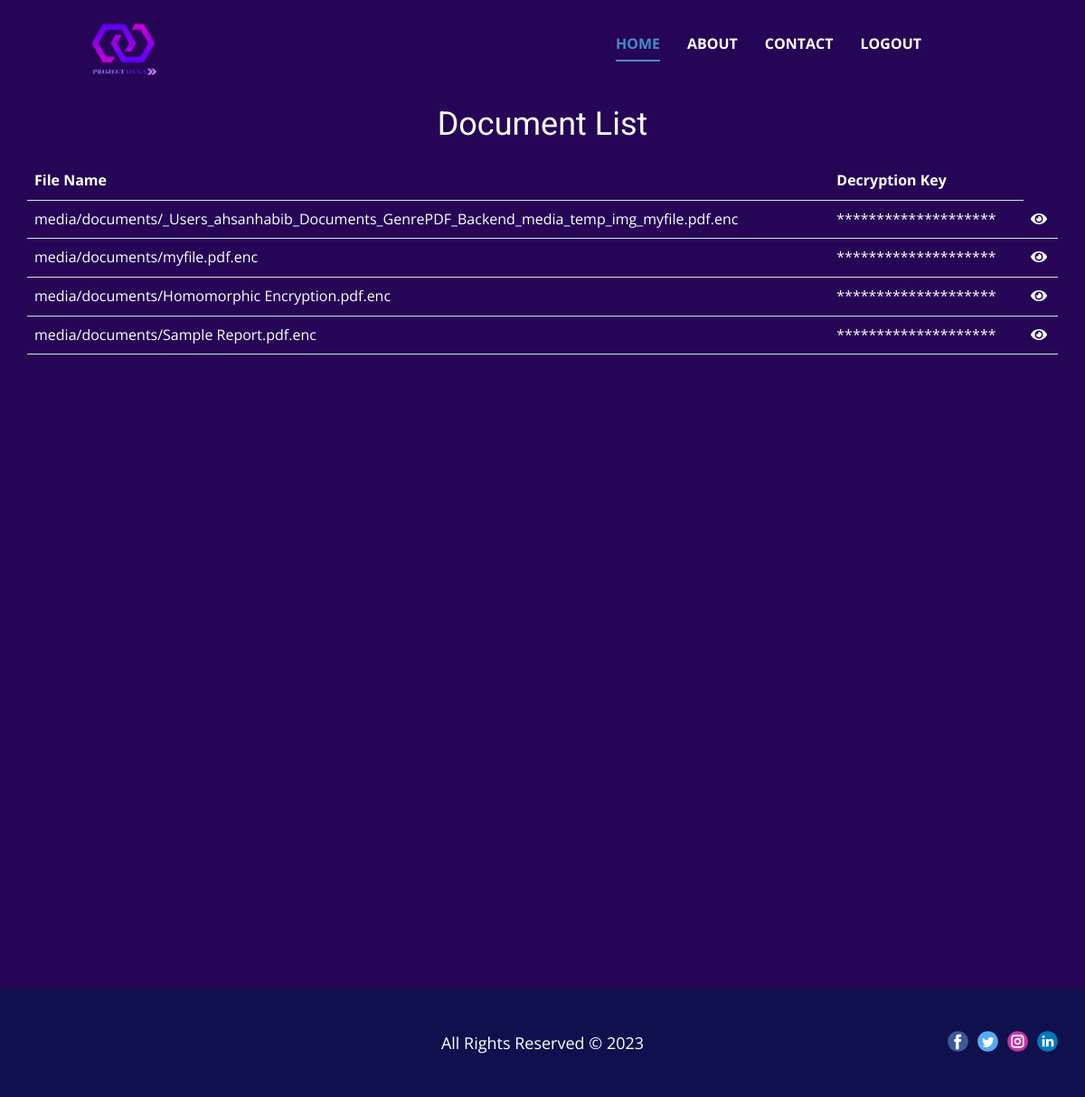
Before: /owner/documentList/ (signed in) with the older database file.
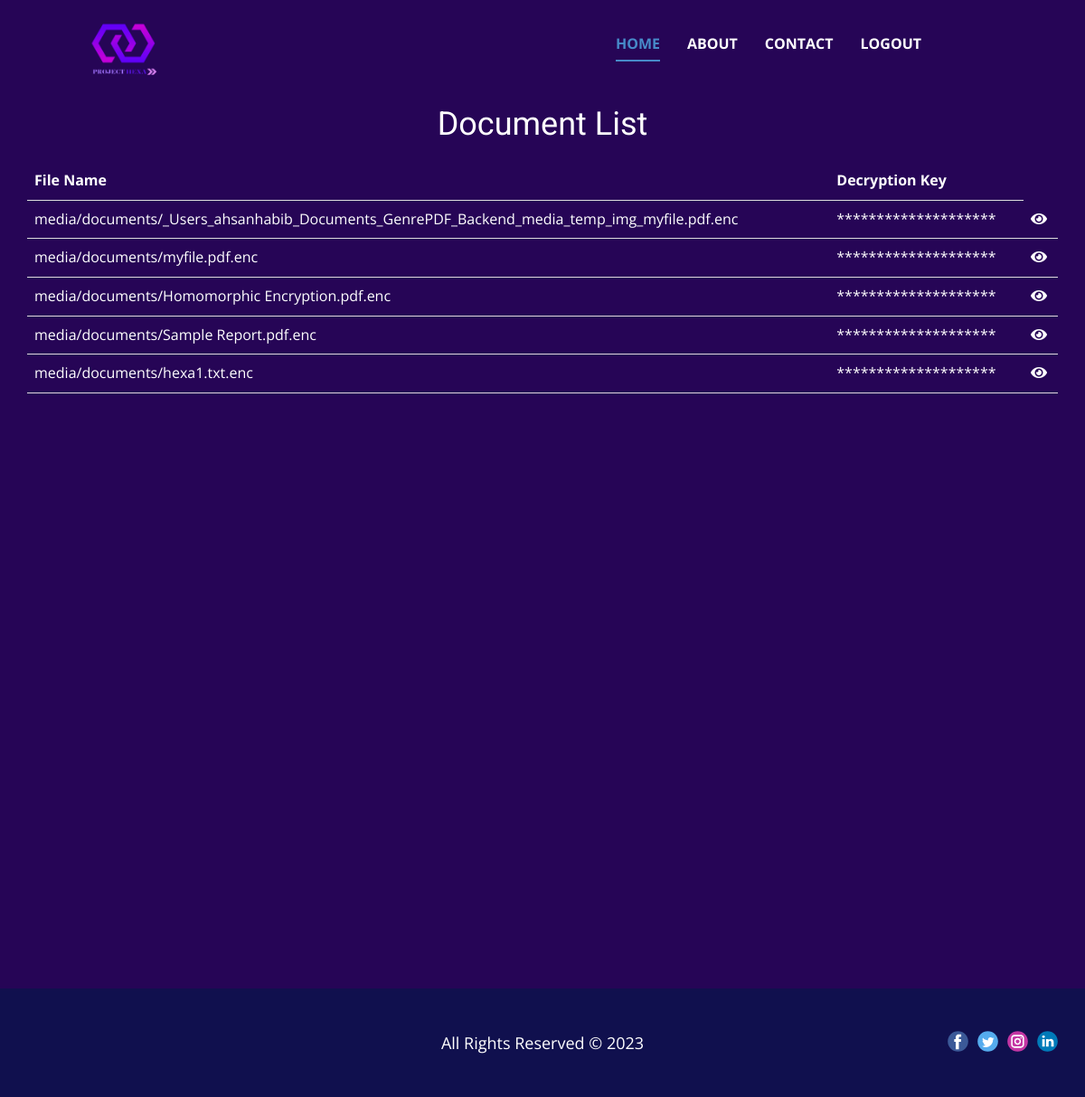
After: the same page with the newer database file.
### Owner/models.py (models this page shows, shortened)
class Document(models.Model):
    owner = models.ForeignKey(User, on_delete=models.CASCADE)
    file = models.FileField(upload_to='documents/')
    key = models.CharField(max_length=200,default='')

### Owner/views.py (the view)
# urls.py: path('documentList/', views.document_list),
def document_list(request):
    documents = Document.objects.filter(owner=request.user)
    return render(request, 'document_list.html', {'documents': documents})

### Templates/document_list.html (shortened to what this page needs)
{% load static %}
<!DOCTYPE html>
<html style="font-size: 16px;" lang="en"><head>
    <link rel="stylesheet" type="text/css" href="{% static 'css/OwnerHome.css' %} ">
    <link rel="stylesheet" type="text/css" href="{% static 'css/nicepage.css' %} ">
    <link rel="stylesheet" href="https://cdnjs.cloudflare.com/ajax/libs/font-awesome/5.15.3/css/all.min.css" />
  <meta data-intl-tel-input-cdn-path="intlTelInput/"></head>
  <body class="u-body u-xl-mode" data-lang="en"><header class="u-clearfix u-custom-color-6 u-header u-sticky u-sticky-a762 u-header" id="sec-72a6" data-href="https://nicepage.com"><div class="u-clearfix u-sheet u-sheet-1">
        <a href="{% url 'owner' %}" class="u-hover-feature u-image u-logo u-image-1" data-image-width="500" data-image-height="500" data-animation-name="customAnimationIn" data-animation-duration="1000">
          <img src="{% static 'images/Copy_of_Blockchain_Network_Logo__1_-removebg-preview.png' %}" class="u-logo-image u-logo-image-1">
        </a>
        <nav class="u-menu u-menu-one-level u-offcanvas u-menu-1" data-responsive-from="MD">
          <div class="u-custom-menu u-nav-container">
            <ul class="u-nav u-spacing-30 u-unstyled u-nav-1"><li class="u-nav-item"><a class="u-border-2 u-border-active-palette-1-base u-border-hover-palette-1-base u-border-no-left u-border-no-right u-border-no-top u-button-style u-nav-link u-text-active-palette-1-base u-text-body-alt-color u-text-hover-palette-4-base" href="{% url 'owner' %}" style="padding: 10px 0px;">Home</a>
</li><li class="u-nav-item"><a class="u-border-2 u-border-active-palette-1-base u-border-hover-palette-1-base u-border-no-left u-border-no-right u-border-no-top u-button-style u-nav-link u-text-active-palette-1-base u-text-body-alt-color u-text-hover-palette-4-base" href="{% url 'about' %}" style="padding: 10px 0px;">About</a>
</li><li class="u-nav-item"><a class="u-border-2 u-border-active-palette-1-base u-border-hover-palette-1-base u-border-no-left u-border-no-right u-border-no-top u-button-style u-nav-link u-text-active-palette-1-base u-text-body-alt-color u-text-hover-palette-4-base" href="{% url 'contact' %}" style="padding: 10px 0px;">Contact</a>
</li><li class="u-nav-item"><a class="u-border-2 u-border-active-palette-1-base u-border-hover-palette-1-base u-border-no-left u-border-no-right u-border-no-top u-button-style u-nav-link u-text-active-palette-1-base u-text-body-alt-color u-text-hover-palette-4-base" style="padding: 10px 0px;"  href="{% url 'home' %}">Logout</a>
</li></ul>
          </div>
        </nav>
      </div></header>
    <section class="u-align-center u-clearfix u-custom-color-6 u-section-1" src="" id="sec-d275">
      <div class="u-clearfix u-sheet u-sheet-1">
        <h3>Document List</h3>
        {% if documents %}
            <table>
                <tr>
                    <th>File Name</th>
                    <th>Decryption Key</th>
                </tr>
                {% for document in documents %}
                    <tr>
                        <td>{{ document.file.name }}</td>
                        <td id="star_{{ forloop.counter }}">********************</td>
                        <td><i id="eyeIcon_{{ forloop.counter }}" class="fas fa-eye toggle-icon"></i></td>
                    </tr>
                {% endfor %}
            </table>
        {% else %}
            <p>No documents available.</p>
        {% endif %}
     </div>
    </section>
    <footer class="u-align-center-md u-align-center-sm u-align-center-xs u-clearfix u-custom-color-5 u-footer" id="sec-dd1e"><div class="u-clearfix u-sheet u-sheet-1">
        <div class="u-align-left u-social-icons u-spacing-10 u-social-icons-1">
          <a class="u-social-url" title="facebook" target="_blank" href=""><span class="u-icon u-social-facebook u-social-icon u-icon-1"><svg class="u-svg-link" preserveAspectRatio="xMidYMin slice" viewBox="0 0 112 112" style=""><use xmlns:xlink="http://www.w3.org/1999/xlink" xlink:href="#svg-5e6e"></use></svg></span>
          </a>
          <a class="u-social-url" title="twitter" target="_blank" href=""><span class="u-icon u-social-icon u-social-twitter u-icon-2"><svg class="u-svg-link" preserveAspectRatio="xMidYMin slice" viewBox="0 0 112 112" style=""><use xmlns:xlink="http://www.w3.org/1999/xlink" xlink:href="#svg-84d1"></use></svg></span>
          </a>
          <a class="u-social-url" title="instagram" target="_blank" href=""><span class="u-icon u-social-icon u-social-instagram u-icon-3"><svg class="u-svg-link" preserveAspectRatio="xMidYMin slice" viewBox="0 0 112 112" style=""><use xmlns:xlink="http://www.w3.org/1999/xlink" xlink:href="#svg-bbd5"></use></svg></span>
          </a>
          <a class="u-social-url" title="linkedin" target="_blank" href=""><span class="u-icon u-social-icon u-social-linkedin u-icon-4"><svg class="u-svg-link" preserveAspectRatio="xMidYMin slice" viewBox="0 0 112 112" style=""><use xmlns:xlink="http://www.w3.org/1999/xlink" xlink:href="#svg-51a9"></use></svg></span>
          </a>
        </div>
        <p class="u-align-center-lg u-align-center-md u-align-center-xl u-text u-text-1">All Rights Reserved © 2023</p>
      </div></footer>
</body></html>

### static/css/OwnerHome.css (style rules this page uses)
.u-section-1 { background-image: none; }
.u-section-1 .u-sheet-1 { min-height: 997px; }

Changed rows visible on the page:
added Document: file.name "media/documents/hexa1.txt.enc"
